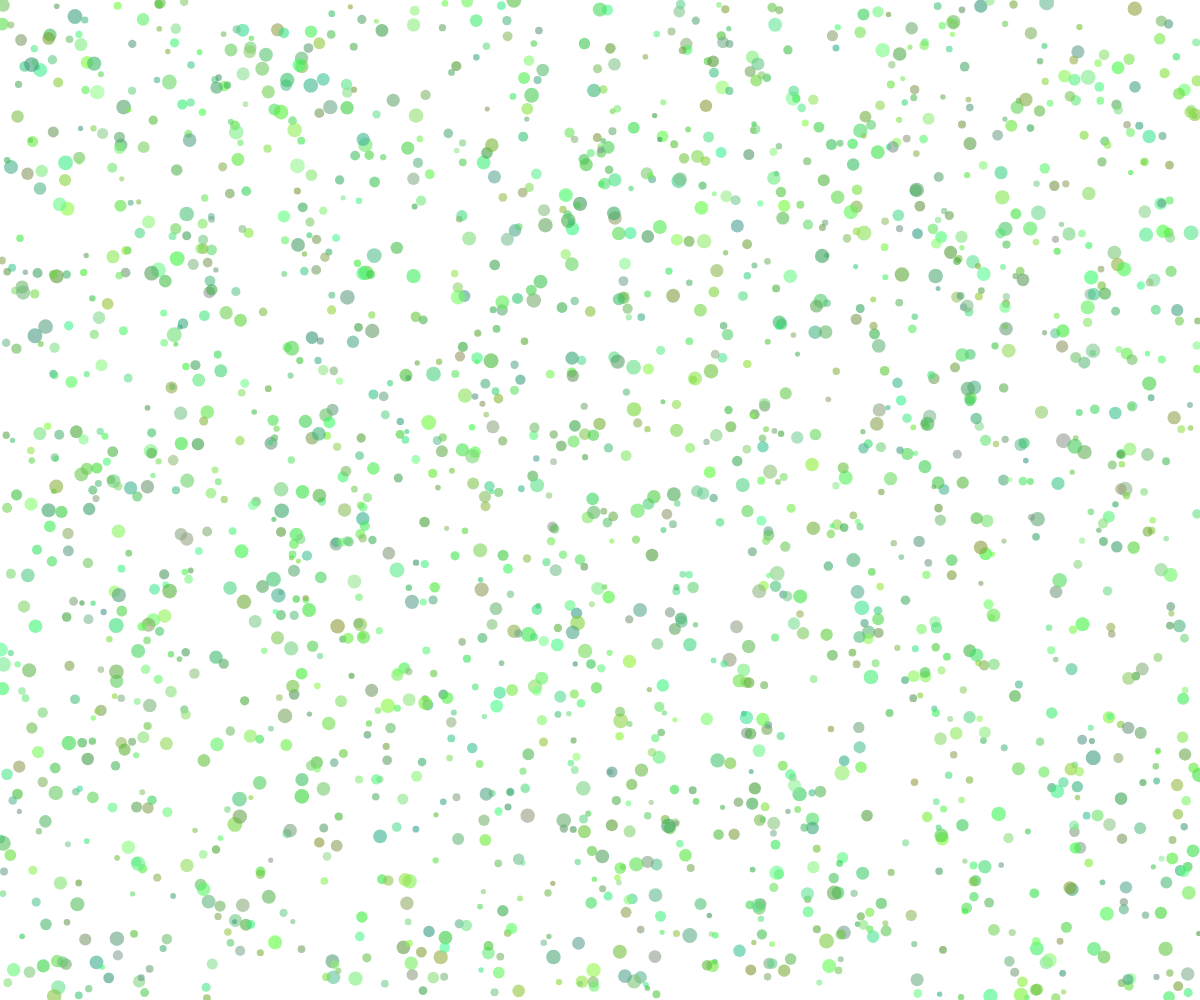
Frame 1 (no input)
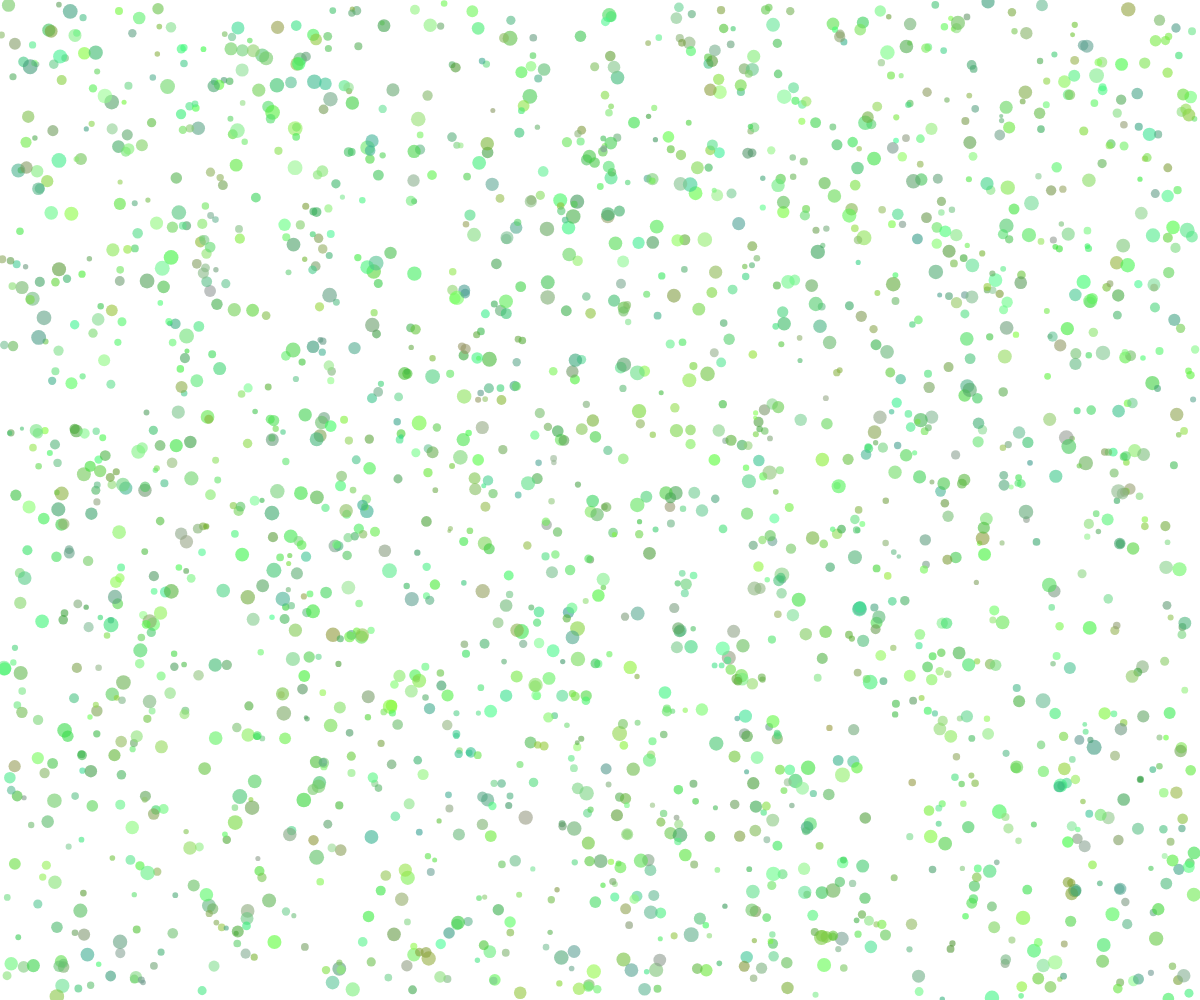
Frame 60 (no input)
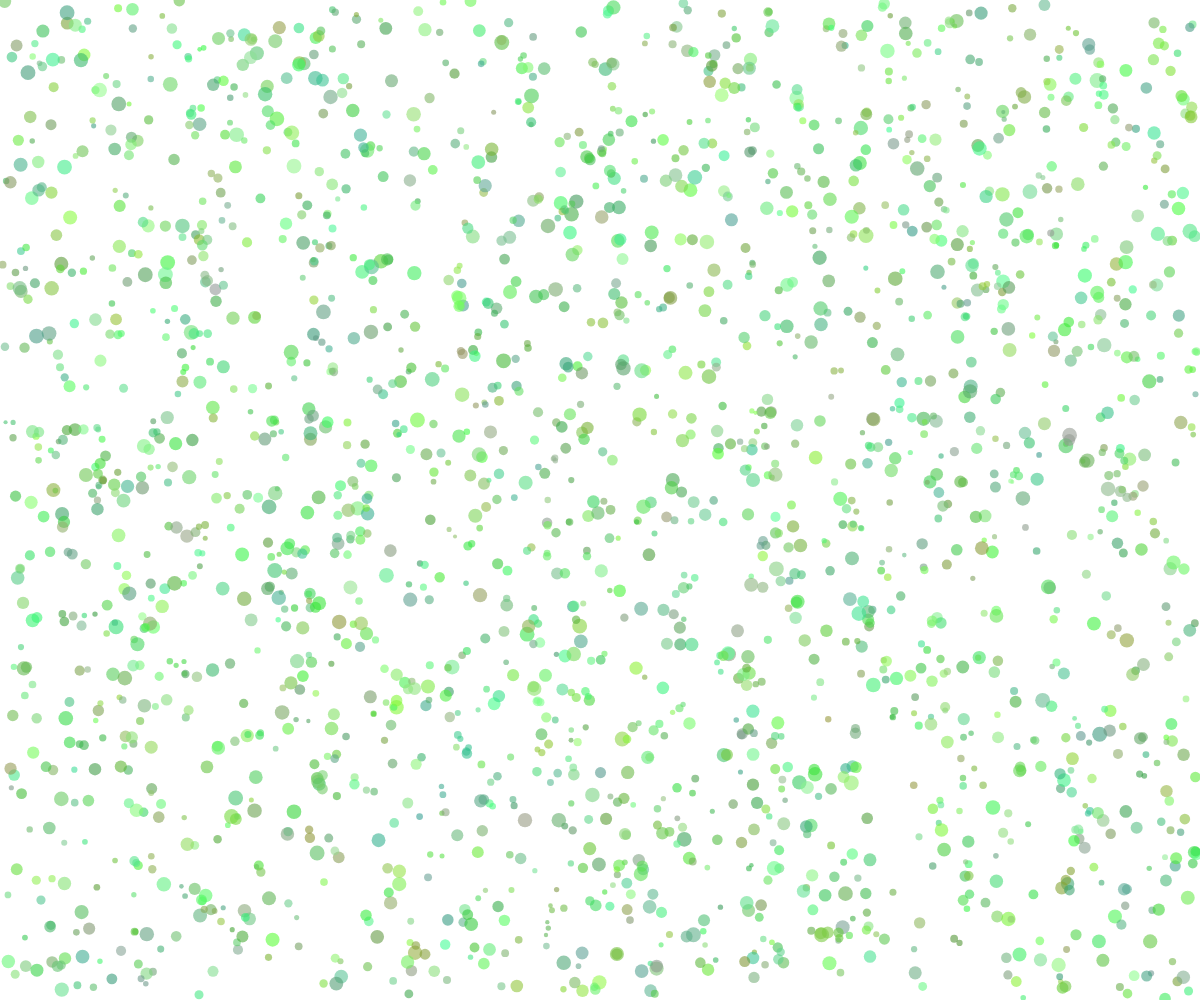
Frame 120 (the mouse pressed at the canvas centre since frame 60)

The p5.js sketch that drew these frames (run headless with seeded random() and noise() and a simulated clock; from frame 60 on, the mouse is pressed at the canvas centre):

// p5.js sketch
// ── sketch.js
let bacteria = [];
let numBacteria = 2000; // Number of bacteria
let reproductionRate = 0.001; // Probability of reproduction per frame

function setup() {
  createCanvas(windowWidth, windowHeight);
  for (let i = 0; i < numBacteria; i++) {
    let bact = createBacteria(random(width), random(height));
    bacteria.push(bact);
  }
}

function draw() {
  background(255);

  // Update bacteria movements
  for (let i = 0; i < bacteria.length; i++) {
    moveBacteria(bacteria[i]);
  }

  // Reproduction
  for (let i = 0; i < bacteria.length; i++) {
    if (random(1) < reproductionRate) {
      let parentBact = bacteria[i];
      let newBact = {
        x: parentBact.x,
        y: parentBact.y,
        diameter: parentBact.diameter * 0.8, // New bacteria size is slightly smaller
        speed: parentBact.speed,
        color: parentBact.color
      };
      bacteria.push(newBact);
    }
  }

  // Draw the bacteria
  for (let bact of bacteria) {
    drawBacteria(bact);
  }
}

function createBacteria(x, y) {
  return {
    x: x,
    y: y,
    diameter: random(5, 15),
    speed: random(0.5, 2),
    color: color(random(50, 150), random(150, 255), random(50, 150), 150)
  };
}

function moveBacteria(bact) {
  // Move bacteria randomly
  bact.x += random(-bact.speed, bact.speed);
  bact.y += random(-bact.speed, bact.speed);

  // Bounce off edges
  if (bact.x < 0 || bact.x > width) {
    bact.x = random(width);
  }
  if (bact.y < 0 || bact.y > height) {
    bact.y = random(height);
  }
}

function drawBacteria(bact) {
  fill(bact.color);
  noStroke();
  ellipse(bact.x, bact.y, bact.diameter);
}
